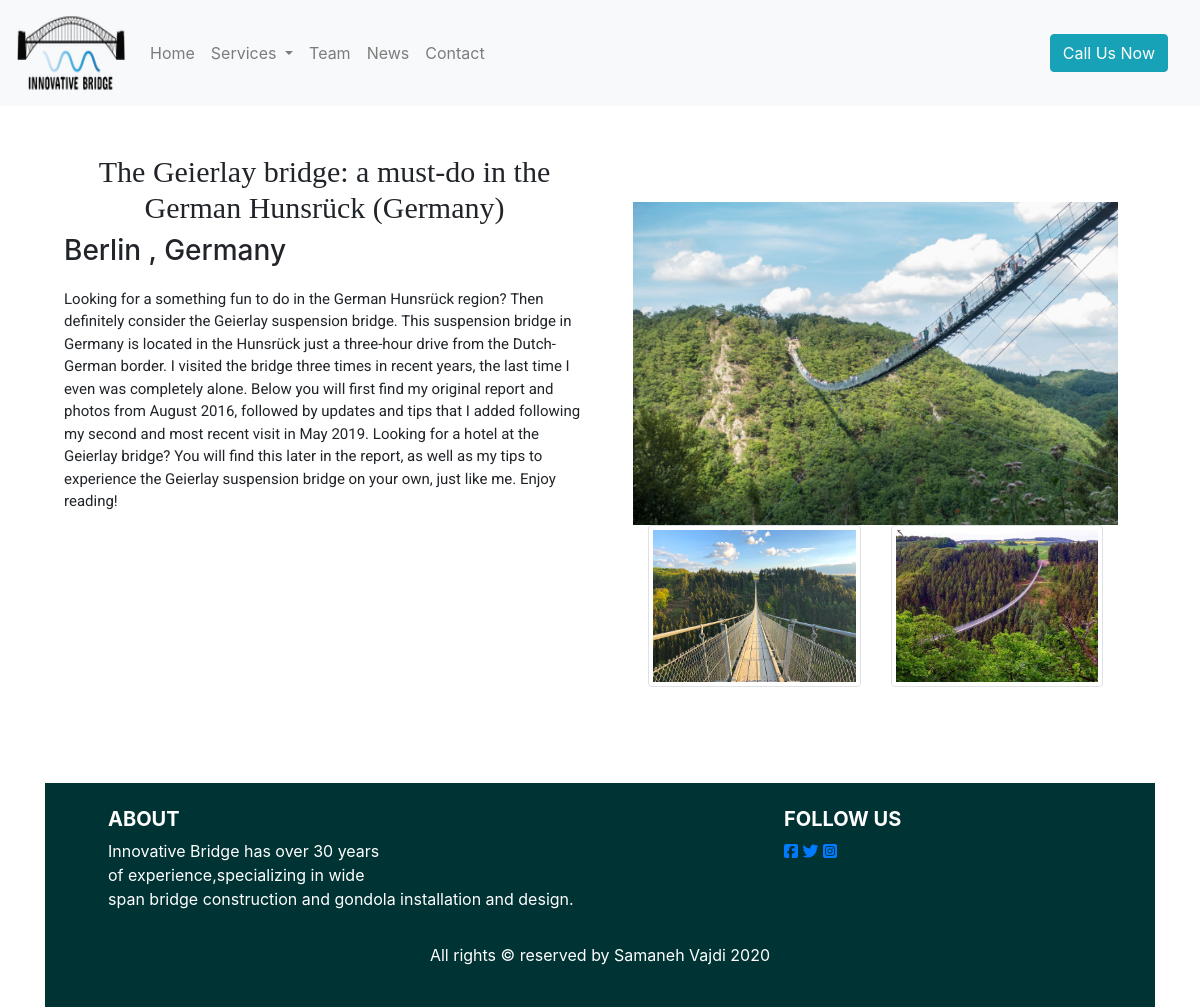
/project_detail.php?pid=6, run on the app's committed database.
### tables this page shows
CREATE TABLE `projects` (
  `id` int(10) UNSIGNED NOT NULL,
  `service_id` int(11) NOT NULL,
  `name` varchar(255) NOT NULL,
  `location` text NOT NULL,
  `description` text NOT NULL,
  `image` text NOT NULL
);

CREATE TABLE `project_images` (
  `id` int(10) UNSIGNED NOT NULL,
  `project_id` int(11) NOT NULL,
  `image` text NOT NULL
);

### project_detail.php (the view, shortened to what this page needs)
<?php
include 'includes/head.php';
include 'includes/nav.php';
$con = connect();
?>
<div class="container min-vh-100">
	<?php
		$query = "SELECT * FROM projects WHERE id=" . $_GET['pid'];
		$project_result = mysqli_query($con, $query);
		$project = mysqli_fetch_assoc($project_result);
		$query = "SELECT * FROM project_images WHERE project_id=" . $_GET['pid'];
		$image_result = mysqli_query($con, $query);
		?>
		<div class="row my-5 mx-1">
			<div class="col-md-6">
				<h2 class="text-center"><?= $project['name'] ?></h2>
				<h3><?= $project['location'] ?></h3>
				<p><?= $project['description'] ?></p>
			</div>
			<div class="col-md-6 p-5">
				<div class="row">
					<a href="imgs/projects/<?= $project['image'] ?>" data-fancybox="gallery"><img src="imgs/projects/<?= $project['image'] ?>" class="larg-img img-fluid" ></a>
				</div>
				<div class="row">
					<?php
					while ($image = mysqli_fetch_assoc($image_result)) {
						?>		<div class="col">
							<a href="imgs/projects/<?= $image['image'] ?>" data-fancybox="gallery"><img src="imgs/projects/<?= $image['image'] ?>" class="small-img img-thumbnail"></a>
						</div>
						<?php
					}
					?>
				</div>
			</div>
		</div>
<?php
include 'includes/footer.php';
?>

### css/style.css (style rules this page uses)
* { margin: 0; padding: 0; box-sizing: border-box; }
.col-md-6 h2 { font-family: playfair display; font-size: 30px; }
.col-md-6 p { font-family: roboto; font-size: 15px; margin-top: 20px; }
img { vertical-align: middle; }

### data on the page
projects: name "The Geierlay bridge: a must-do in the German Hunsrück (Germany)", location "Berlin , Germany", description "Looking for a something fun to do in the German Hunsrück region? Then definitely consider the Geierlay suspension bridge. This suspension bridge in Germany is located in the Hunsrück just a three-hour drive from the Dutch-German border. I visited the bridge three times in recent years, the last time I even was completely alone. Below you will first find my original report and photos from August 2016, followed by updates and tips that I added following my second and most recent visit in May 2019. Looking for a hotel at the Geierlay bridge? You will find this later in the report, as well as my tips to experience the Geierlay suspension bridge on your own, just like me. Enjoy reading!", image (picture)
project_images: image (picture)
project_images: image (picture)
